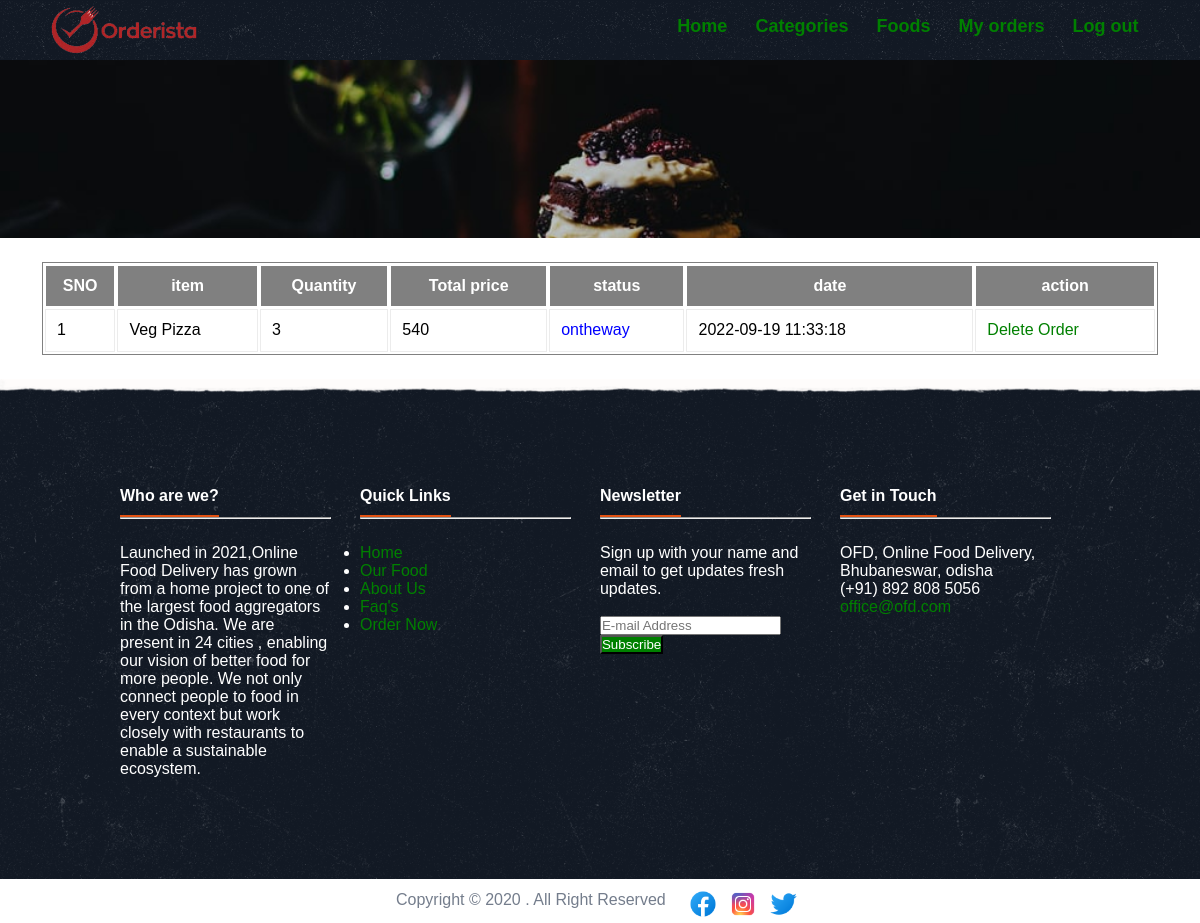
/myorders.php (signed in), run on the app's committed database.
### tables this page shows
CREATE TABLE `tbl_order` (
  `id` int(10) UNSIGNED NOT NULL,
  `food_title` varchar(150) NOT NULL,
  `price` decimal(10,0) NOT NULL,
  `qty` int(11) NOT NULL,
  `total` decimal(10,0) NOT NULL,
  `order_date` datetime NOT NULL,
  `status` varchar(50) NOT NULL,
  `c_name` varchar(155) NOT NULL,
  `c_contact` varchar(50) NOT NULL,
  `c_email` varchar(50) NOT NULL,
  `c_address` varchar(255) NOT NULL,
  `user_id` int(11) NOT NULL
);

### myorders.php (the view, shortened to what this page needs)
<?php include('partials-front/menu.php'); ?>
<!DOCTYPE html>
<html lang="en">
<head>
	</head>
<body>
<div class="myorderbg"> </div>
<div class="myorder">
    <table >
        <tr>
            <th>SNO</th>
            <th>item</th>
            <th>Quantity</th>
            <th>Total price</th>
            <th>status</th>
            <th>date</th>
            <th>action</th>
        </tr>
        <?php
        $sql = "SELECT * FROM tbl_order WHERE user_id='".$_SESSION['user_id']."'";
        $res = mysqli_query($conn, $sql);
		if(!mysqli_num_rows($res) > 0 )
				{
					echo '<div class="error">You have No orders Placed yet. </div>';
				}
			else
				{
  while($row = mysqli_fetch_array($res))
     {
     $status = $row['status'];
        $n = 1;
 ?>
    <tr>
        <td><?php echo $n++; ?></td>
        <td><?php echo $row['food_title']; ?></td>
        <td><?php echo $row['qty']; ?></td>
        <td><?php echo $row['total']; ?></td>
        <td>
        <?php
              if( $status== "ontheway")
              echo "<label style='color: blue;'>$status</label>";
              ?>
         </td>
        <td><?php echo $row['order_date']; ?></td>
        <td>
             <a href="delete-orders.php?user_id=<?php echo $row['user_id']; ?>"
        onclick="return confirm('Are you sure you want to cancel your order?');" >
        Delete Order</a>
        </td>
    </tr>
    <?php
     }
    }
?>
</table>
</div>
<?php include('partials-front/footer.php'); ?>

### partials-front/menu.php (shortened to what this page needs)
<!DOCTYPE html>
<html lang="en">
<head>
    <link rel="stylesheet" href="CSS/style.css">
</head>
<body>
    <section class="navbar"
        <div class="container">
        <div class="logo">
            <img src="images/ordersta.png" alt="logo" class="img-responsive" >
        </div>
        <div class="menu text-right">
           <ul>
            <li>
                <a href="<?php echo SITEURL; ?>">Home</a>
            </li>
            <li>
                <a href="<?php echo SITEURL; ?>/categories.php">Categories</a>
            </li>
            <li>
                <a href="<?php echo SITEURL; ?>/foods.php">Foods</a>
            </li>
            <?php
            if(!isset($_SESSION['loggedin']))
            {
                ?>
            <li>
                <a href="<?php echo SITEURL; ?>sign-up.php">Register</a>
            </li>
            <li>
                <a href="<?php echo SITEURL; ?>log-in.php">Log in</a>
            </li>
            <?php
            }
            else
            {
            ?>
            <li>
                <a href="<?php echo SITEURL; ?>myorders.php">My orders</a>
            </li>
            <li>
                <a href="<?php echo SITEURL; ?>logout.php">Log out</a>
            </li>
            <?php
            }
            ?>
           </ul>
        </div>
    </section>

### partials-front/footer.php (shortened to what this page needs)
 <section class="about " id="">
      <div class="container last">
      <div class="float-about">
        <h4 class="heading">Who are we?</h4>
        <hr class="half_space">
        <p>Launched in 2021,Online Food Delivery has grown from a home project to
          one of the largest food aggregators in the Odisha. We are present in 24 cities  , enabling our vision of better food for more people. We not only connect people to food in every context but work closely with restaurants to enable a sustainable ecosystem.</p>
      </div>
      <div class="float-about">
        <h4 class="heading">Quick Links</h4>
        <hr class="half_space">
        <ul class="widget_links">
          <li><a href="<?php echo SITEURL; ?>">Home</a></li>
          <li><a href="<?php echo SITEURL; ?>/foods.php">Our Food</a></li>
          <li><a href="#">About Us</a></li>
          <li><a href="#">Faq's</a></li>
          <li><a href="<?php echo SITEURL; ?>/foods.php">Order Now</a></li>
        </ul>
      </div>
      <div class="float-about">
        <h4 class="heading">Newsletter</h4>
        <hr class="half_space">
        <p class="icon"><i class="icon-dollar"></i>Sign up with your name and email to get updates fresh updates.</p>
        <br>
       <form action="" method="get" onSubmit="return false" class="newsletter">
          <div class="form-group">
            <input type="email" placeholder="E-mail Address"  name="EMAIL" id="EMAIL" class="form-control" />
          </div>
          <div class="form-group">
            <input class="btn-primary" type="submit" class="btn-submit button3" value="Subscribe" />
          </div>
        </form>
      </div>
      <div class="float-about">
        <h4 class="heading">Get in Touch</h4>
        <hr class="half_space">
        <p class="address"><i class="icon-location"></i>OFD, Online Food Delivery, Bhubaneswar, odisha</p>
        <p class="address"><i class="fa fa-phone"></i>(+91) 892 808 5056</p>
        <p class="address"><i class="icon-dollar"></i><a href="office@jks.com">office@ofd.com</a></p>
      </div>
</div>
    </section>
    <div class="clearfix">
        <div class="copyright">
          <p>Copyright &copy; 2020 . All Right Reserved</p>
          <ul class="social_icon">
               <li><a href="#"><img src="images/icons8-facebook-48.png" alt="facebook"></a></i></li>
               <li> <a href="#"><img src="images/icons8-instagram-48.png" alt="instagram"></a></li>
               <li><a href="#"><img src="images/icons8-twitter-48.png" alt="twitter"></a></li>
          </ul>
            </div>
     </div>
</body>
</html>

### CSS/style.css (style rules this page uses)
* { margin: 0; padding: 0; font-family: Arial, Helvetica, sans-serif; }
.container { width: 80%; margin: 0 auto; padding: 1%; }
.img-responsive { width: 100%; height: 97%; }
.text-right { text-align: right; }
.clearfix { clear: both; float: none; }
a { color: green; text-decoration: none; }
.btn-primary { background-color: green; color: white; cursor: pointer; }
.navbar { background-image: url(../images/footer_pattern.png); }
.logo { margin-left: 50px; height: 60px; float: left; color: #e9e9e9; }
.menu ul { list-style-type: none; margin-right: 50px; }
.menu ul li { font-size: large; display: inline; padding: 1%; font-weight: bold; }
.menu { line-height: 50px; }
.myorderbg { background-image: url(../images/myorderbg.jpg); background-size: 100%; background-repeat: no-repeat; background-position: center; padding: 7% 0; height: 10px; width: 100%; }
.myorder table { width: 93%; margin: 2% auto; border: 1px solid gray; }
.myorder table tr th { background-color: gray; color: white; border: 0.5px solid white; padding: 1%; }
.myorder table tr td { border: 0.5px solid #ececec; padding: 1%; }
.about { background-image: url(); background-image: url(../images/footer-bg.png); background-size: 100%; background-repeat: no-repeat; background-position: auto; width: 100%; height: 500px; color: white; }
.half_space { margin-bottom:25px; }
.heading { border-bottom:2px solid #e25111; padding-bottom:10px; display:inline-block; }
.float-about { width: 22%; float: left; margin-top: 10%; margin-right: 3%; }
.copyright { color: #747d8c; background-color: #e25111; }
.copyright p { display:inline-block; float: left; margin-left: 32%; padding: 1%; }
.copyright ul.social_icon { float: left; margin-right: 10%; list-style: none; }
.social_icon li { float: left; padding-left: 10px; }
.social_icon li a img { padding-top: 10px; width: 30px; }

### data on the page
tbl_order: food_title "Veg Pizza", qty "3", total "540", status "ontheway", order_date "2022-09-19 11:33:18"
